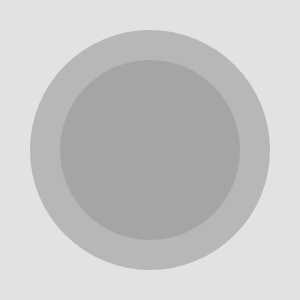
Frame 1 (no input)
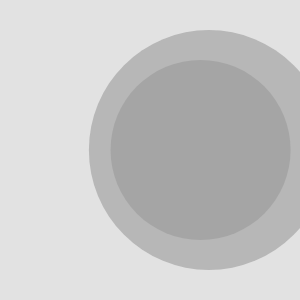
Frame 60 (no input)
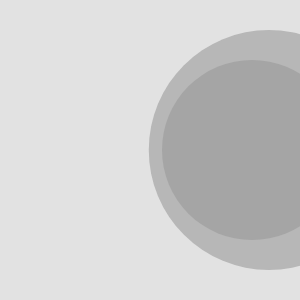
Frame 120 (the mouse pressed at the canvas centre since frame 60)

The p5.js sketch that drew these frames (run headless with seeded random() and noise() and a simulated clock; from frame 60 on, the mouse is pressed at the canvas centre):

// p5.js sketch
// ── sketch.js
/* 
 
   Structure 3 (work in progress) 
   
   A surface filled with one hundred medium to small sized circles. 
   Each circle has a different size and direction, but moves at the same slow rate. 
   Display: 
   A. The instantaneous intersections of the circles 
   B. The aggregate intersections of the circles 
   
   Ported to p5.js by Casey Reas
   11 July 2016
   p5.js 0.5.2
   
   Restored by Casey Reas <http://reas.com> 
   22 June 2016 
   Processing v.3.1.1 <http://processing.org> 
  
   Implemented by Casey Reas 
   Uses circle intersection code from William Ngan <http://metaphorical.net> 
   Processing v.68 <http://processing.org> 
 
*/

var circleA, circleB;

function setup() {
  createCanvas(300, 300);
  frameRate(30);
  circleA = new Circle(150, 150, 90);
  circleB = new Circle(150, 150, 120);
  noStroke();
}

function draw() {
  background(226);

  fill(153, 150);
  ellipse(circleA.x, circleA.y, circleA.r * 2, circleA.r * 2);
  ellipse(circleB.x, circleB.y, circleB.r * 2, circleB.r * 2);

  //circleB.x = mouseX; 
  //circleB.y = mouseY; 

  circleA.update();
  circleB.update();

  intersect(circleA, circleB);
}

function Circle(px, py, pr) {
  this.x = px;
  this.y = py;
  this.r = pr;
  this.r2 = this.r * this.r;
  this.xspeed = random(-2, 2);
  this.yspeed = random(-2, 2);

  this.update = function() {

    this.x += this.xspeed;

    if (this.x > width + this.r) {
      this.x = -this.r;
    }
    if (this.x < -this.r) {
      this.x = width + this.r;
    }
    if (this.y > height + this.r) {
      this.y = -this.r;
    }
    if (this.y < -this.r) {
      this.y = height + this.r;
    }

  }
}

function intersect(cA, cB) {

  var dx = cA.x - cB.x;
  var dy = cA.y - cB.y;
  var d2 = dx * dx + dy * dy;
  var d = sqrt(d2);

  if ((d > cA.r + cB.r) || (d < abs(cA.r - cB.r))) {
    return; // no solution 
  }

  var a = (cA.r2 - cB.r2 + d2) / (2 * d);
  var h = sqrt(cA.r2 - a * a);
  var x2 = cA.x + a * (cB.x - cA.x) / d;
  var y2 = cA.y + a * (cB.y - cA.y) / d;

  noStroke();
  fill(0);
  rect(x2, y2, 5, 5);

  var paX = x2 + h * (cB.y - cA.y) / d;
  var paY = y2 - h * (cB.x - cA.x) / d;
  var pbX = x2 - h * (cB.y - cA.y) / d;
  var pbY = y2 + h * (cB.x - cA.x) / d;

  ellipse(paX, paY, 10, 10);
  ellipse(pbX, pbY, 10, 10);

}
